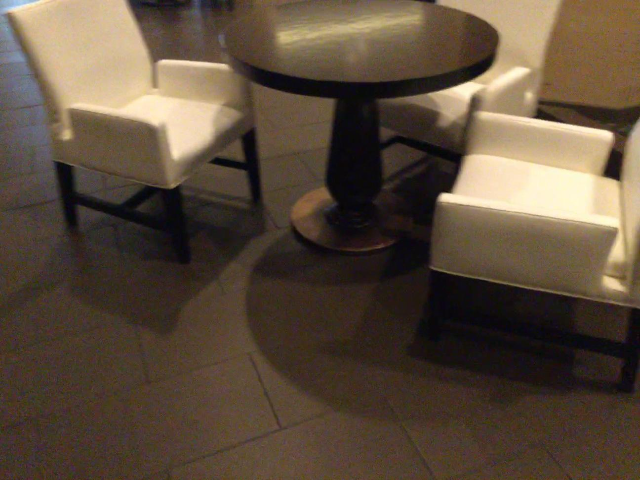
#> input picture custom_data/example_images/image_1.png, 640 x 480 px, found by its file name
$ python rgb_to_grey.py
#> lines starting #> are read from the running program, lines starting #| are printed output that depends on the picture
import numpy as np
import matplotlib.pyplot as plt
import matplotlib.image as mpimg

def rgb2gray(rgb):
    return np.dot(rgb[...,:3], [0.299, 0.587, 0.144])

img = mpimg.imread('example_images/image_1.png')
#> img is the input picture: shape (480, 640, 3) float32; mean R, G, B 0.361, 0.3, 0.236

gray = rgb2gray(img)
#> in rgb2gray, `return np.dot(rgb[...,:3], [0.299, 0.587, 0.144])`:
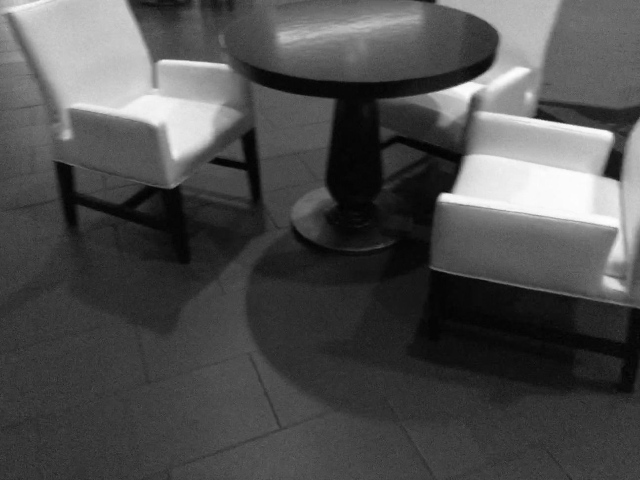
#> returned value: shape (480, 640) float64; min 0.0127, max 1, mean 0.318; drawn with min black and max white

plt.imshow(gray, cmap = plt.get_cmap('gray'))

plt.imsave('example_images_gray/image_1_greyscale.png', gray)
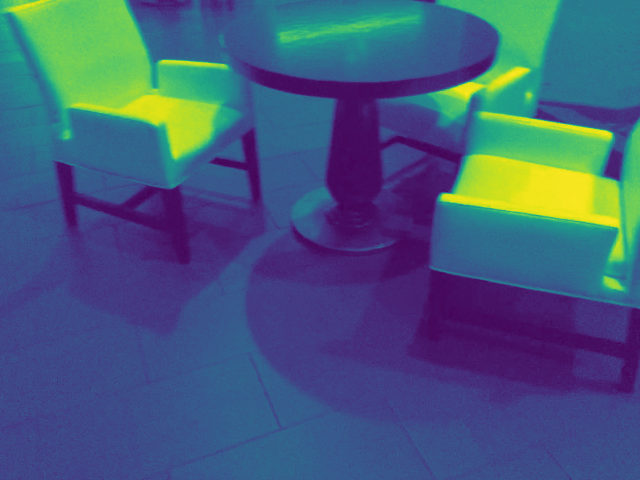
#> saved as image_1_greyscale.png: shape (480, 640, 3); mean R, G, B 67.8, 91.7, 123.7
plt.show()

$ run again, with custom_data/example_images/image_2.png copied over custom_data/example_images/image_1.png
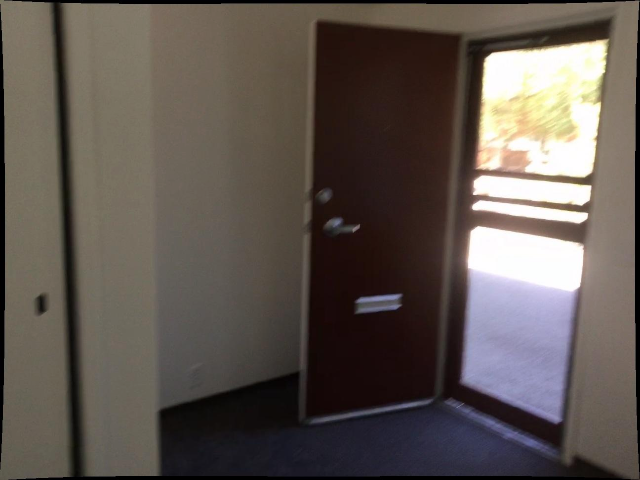
#> input picture custom_data/example_images/image_2.png, 640 x 480 px, found by its file name
#> img is the input picture: shape (480, 640, 3) float32; mean R, G, B 0.375, 0.341, 0.317
#> in rgb2gray, `return np.dot(rgb[...,:3], [0.299, 0.587, 0.144])`:
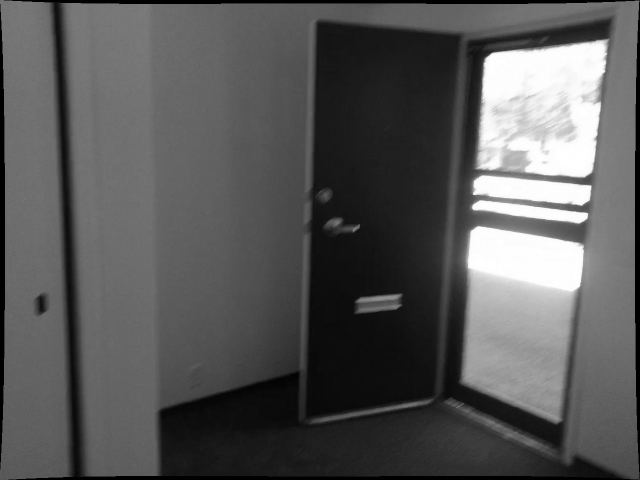
#> returned value: shape (480, 640) float64; min 0, max 1.03, mean 0.358; drawn with min black and max white
#> `plt.imsave('example_images_gray/image_1_greyscale.png', gray)`:
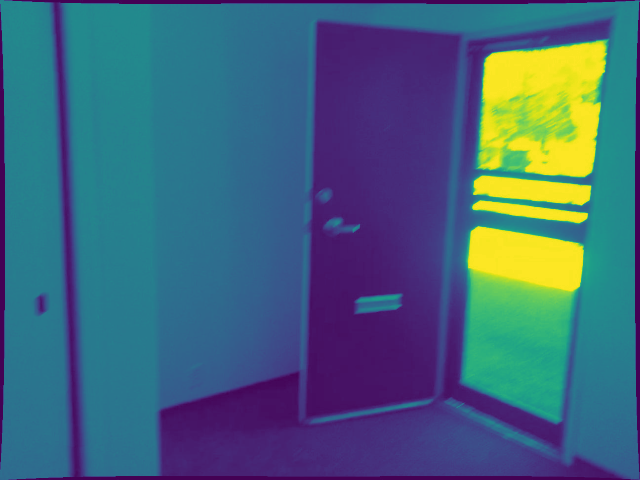
#> saved as image_1_greyscale.png: shape (480, 640, 3); mean R, G, B 66.5, 100.7, 123.7

$ run again, with custom_data/example_images/image_3.png copied over custom_data/example_images/image_1.png
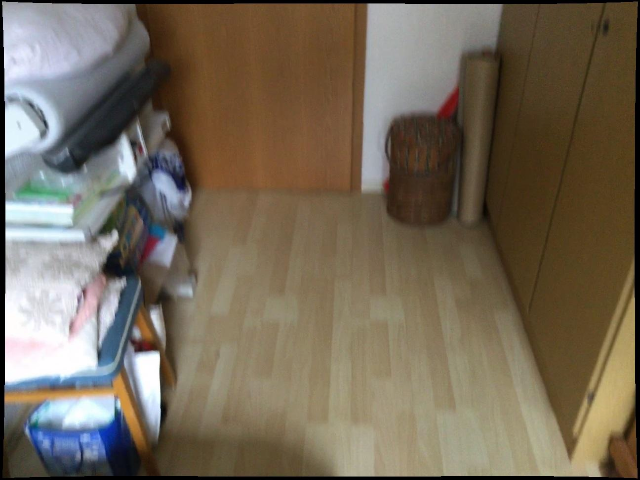
#> input picture custom_data/example_images/image_3.png, 640 x 480 px, found by its file name
#> img is the input picture: shape (480, 640, 3) float32; mean R, G, B 0.458, 0.413, 0.347
#> in rgb2gray, `return np.dot(rgb[...,:3], [0.299, 0.587, 0.144])`:
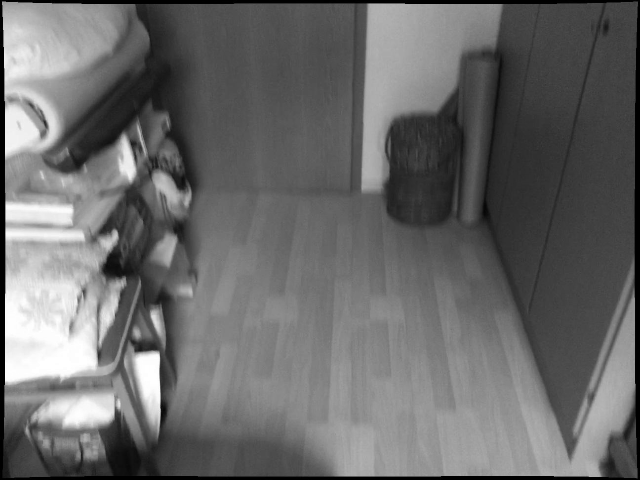
#> returned value: shape (480, 640) float64; min 0, max 1.03, mean 0.43; drawn with min black and max white
#> `plt.imsave('example_images_gray/image_1_greyscale.png', gray)`:
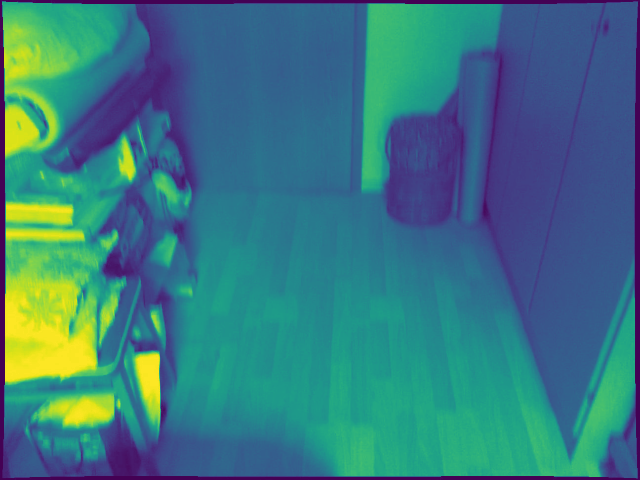
#> saved as image_1_greyscale.png: shape (480, 640, 3); mean R, G, B 57.4, 120.6, 128.7
